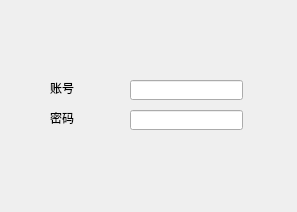
<?xml version="1.0" encoding="UTF-8"?>
<ui version="4.0">
 <class>mainForm</class>
 <widget class="QWidget" name="mainForm">
  <property name="geometry">
   <rect>
    <x>0</x>
    <y>0</y>
    <width>297</width>
    <height>212</height>
   </rect>
  </property>
  <property name="windowTitle">
   <string>Form</string>
  </property>
  <property name="styleSheet">
   <string notr="true"/>
  </property>
  <widget class="QLabel" name="label">
   <property name="geometry">
    <rect>
     <x>50</x>
     <y>80</y>
     <width>55</width>
     <height>16</height>
    </rect>
   </property>
   <property name="text">
    <string>账号</string>
   </property>
  </widget>
  <widget class="QLabel" name="label_2">
   <property name="geometry">
    <rect>
     <x>50</x>
     <y>110</y>
     <width>55</width>
     <height>16</height>
    </rect>
   </property>
   <property name="text">
    <string>密码</string>
   </property>
  </widget>
  <widget class="QLineEdit" name="lEditAccount">
   <property name="geometry">
    <rect>
     <x>130</x>
     <y>80</y>
     <width>113</width>
     <height>20</height>
    </rect>
   </property>
   <property name="styleSheet">
    <string notr="true"/>
   </property>
  </widget>
  <widget class="QLineEdit" name="lEditCode">
   <property name="geometry">
    <rect>
     <x>130</x>
     <y>110</y>
     <width>113</width>
     <height>20</height>
    </rect>
   </property>
   <property name="styleSheet">
    <string notr="true"/>
   </property>
  </widget>
 </widget>
 <resources/>
 <connections/>
</ui>
